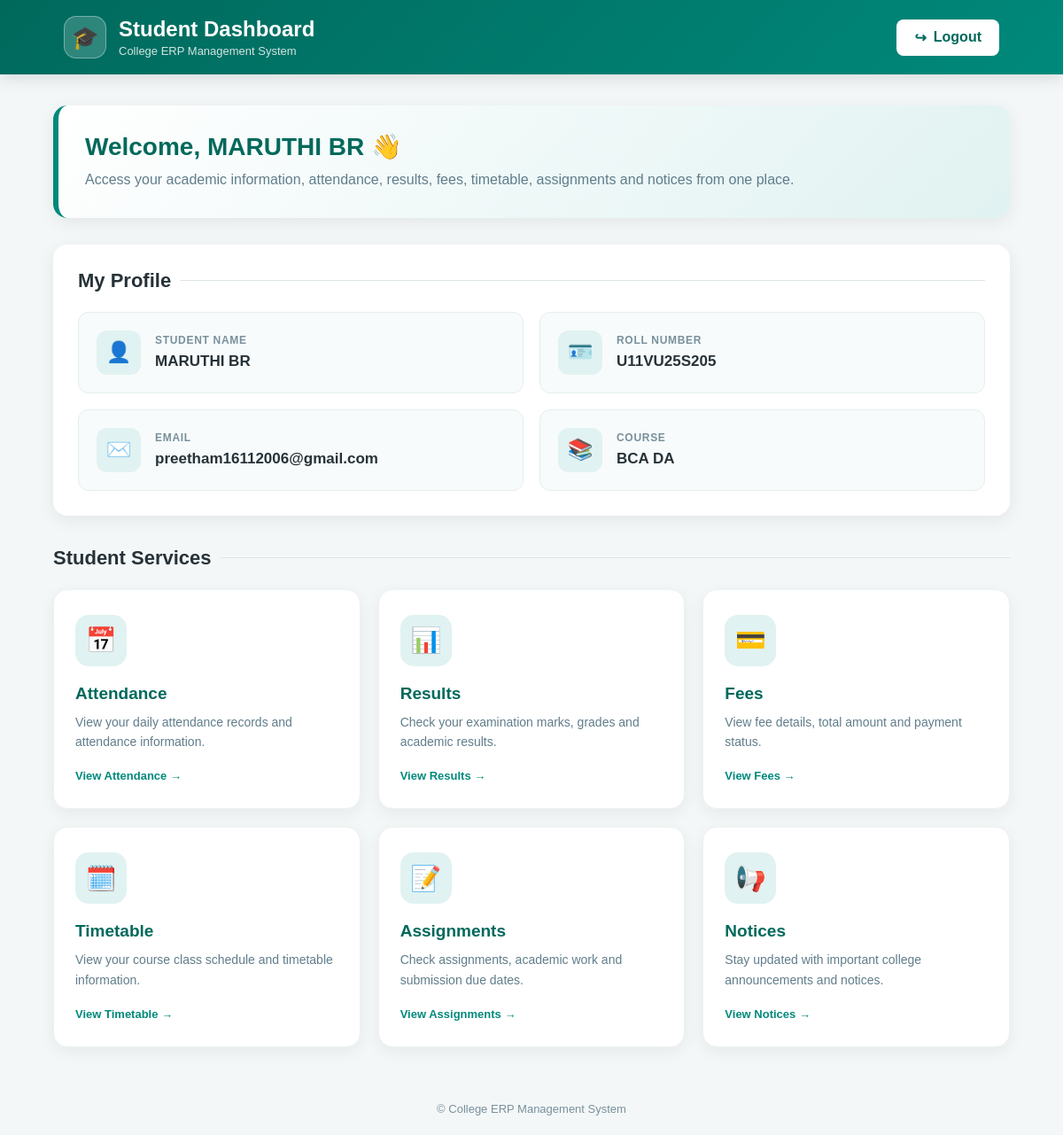
Page /student-dashboard/ (signed in) on the committed database.
### erp/models.py (models this page shows, shortened)
class Student(models.Model):
    user = models.OneToOneField(
        User,
        on_delete=models.CASCADE,
        null=True,
        blank=True,
        related_name="student_profile"
    )
    name = models.CharField(
        max_length=100
    )
    roll_number = models.CharField(
        max_length=20,
        unique=True
    )
    email = models.EmailField()
    course = models.CharField(
        max_length=100
    )

### erp/views.py (the view)
@login_required(
    login_url="student_login"
)
def student_dashboard(request):
    if not hasattr(
        request.user,
        "student_profile"
    ):
        logout(request)
        return redirect(
            "student_login"
        )
    student = (
        request.user.student_profile
    )
    context = {
        "student": student,
    }
    return render(
        request,
        "student_dashboard.html",
        context
    )

### erp/templates/student_dashboard.html (shortened to what this page needs)
<!DOCTYPE html>
<html lang="en">
<head>
</head>
<body>
    <header class="header">
        <div class="brand">
            <div class="brand-logo">
                🎓
            </div>
            <div class="brand-text">
                <h1>Student Dashboard</h1>
                <p>College ERP Management System</p>
            </div>
        </div>
        <a href="{% url 'student_logout' %}" class="logout-btn">
            <span>↪</span>
            <span class="logout-text">Logout</span>
        </a>
    </header>
    <main class="container">
        <section class="welcome-banner">
            <h2>Welcome, {{ student.name }} 👋</h2>
            <p>
                Access your academic information, attendance,
                results, fees, timetable, assignments and notices
                from one place.
            </p>
        </section>
        <section class="profile-section">
            <div class="section-title">
                <h2>My Profile</h2>
                <div class="section-line"></div>
            </div>
            <div class="profile-grid">
                <div class="profile-card">
                    <div class="profile-icon">👤</div>
                    <div class="profile-info">
                        <h4>STUDENT NAME</h4>
                        <p>{{ student.name }}</p>
                    </div>
                </div>
                <div class="profile-card">
                    <div class="profile-icon">🪪</div>
                    <div class="profile-info">
                        <h4>ROLL NUMBER</h4>
                        <p>{{ student.roll_number }}</p>
                    </div>
                </div>
                <div class="profile-card">
                    <div class="profile-icon">✉️</div>
                    <div class="profile-info">
                        <h4>EMAIL</h4>
                        <p>{{ student.email }}</p>
                    </div>
                </div>
                <div class="profile-card">
                    <div class="profile-icon">📚</div>
                    <div class="profile-info">
                        <h4>COURSE</h4>
                        <p>{{ student.course }}</p>
                    </div>
                </div>
            </div>
        </section>
        <section class="services-section">
            <div class="section-title">
                <h2>Student Services</h2>
                <div class="section-line"></div>
            </div>
            <div class="services-grid">
                <a href="{% url 'student_attendance' %}"
                   class="service-card">
                    <div class="service-icon">📅</div>
                    <h3>Attendance</h3>
                    <p>
                        View your daily attendance records
                        and attendance information.
                    </p>
                    <span class="service-link">
                        View Attendance →
                    </span>
                </a>
                <a href="{% url 'student_services' %}#results"
                   class="service-card">
                    <div class="service-icon">📊</div>
                    <h3>Results</h3>
                    <p>
                        Check your examination marks,
                        grades and academic results.
                    </p>
                    <span class="service-link">
                        View Results →
                    </span>
                </a>
                <a href="{% url 'student_services' %}#fees"
                   class="service-card">
                    <div class="service-icon">💳</div>
                    <h3>Fees</h3>
                    <p>
                        View fee details, total amount
                        and payment status.
                    </p>
                    <span class="service-link">
                        View Fees →
                    </span>
                </a>
                <a href="{% url 'student_services' %}#timetable"
                   class="service-card">
                    <div class="service-icon">🗓️</div>
                    <h3>Timetable</h3>
                    <p>
                        View your course class schedule
                        and timetable information.
                    </p>
                    <span class="service-link">
                        View Timetable →
                    </span>
                </a>
                <a href="{% url 'student_services' %}#assignments"
                   class="service-card">
                    <div class="service-icon">📝</div>
                    <h3>Assignments</h3>
                    <p>
                        Check assignments, academic work
                        and submission due dates.
                    </p>
                    <span class="service-link">
                        View Assignments →
                    </span>
                </a>
                <a href="{% url 'student_services' %}#notices"
                   class="service-card">
                    <div class="service-icon">📢</div>
                    <h3>Notices</h3>
                    <p>
                        Stay updated with important
                        college announcements and notices.
                    </p>
                    <span class="service-link">
                        View Notices →
                    </span>
                </a>
            </div>
        </section>
    </main>
    <footer class="footer">
        © College ERP Management System
    </footer>
</body>
</html>

### erp/templates/student_dashboard.html (style rules this page uses)
* { margin: 0; padding: 0; box-sizing: border-box; }
html { scroll-behavior: smooth; }
body { font-family: Arial, Helvetica, sans-serif; background: #f4f7f8; color: #263238; min-height: 100vh; }
.header { background: linear-gradient(135deg, #00695c, #00897b); color: white; padding: 18px 6%; display: flex; justify-content: space-between; align-items: center; box-shadow: 0 4px 18px rgba(0, 0, 0, 0.12); }
.brand { display: flex; align-items: center; gap: 14px; }
.brand-logo { width: 48px; height: 48px; background: rgba(255, 255, 255, 0.18); border: 1px solid rgba(255, 255, 255, 0.35); border-radius: 14px; display: flex; justify-content: center; align-items: center; font-size: 25px; }
.brand-text h1 { font-size: 24px; margin-bottom: 3px; }
.brand-text p { font-size: 13px; color: rgba(255, 255, 255, 0.82); }
.logout-btn { display: inline-flex; align-items: center; gap: 8px; background: white; color: #00695c; padding: 11px 20px; text-decoration: none; border-radius: 8px; font-weight: bold; transition: 0.3s; }
.container { width: 90%; max-width: 1200px; margin: 35px auto; }
.welcome-banner { background: linear-gradient(135deg, #ffffff, #e0f2f1); padding: 30px; border-radius: 16px; margin-bottom: 30px; border-left: 6px solid #00897b; box-shadow: 0 5px 20px rgba(0, 0, 0, 0.07); }
.welcome-banner h2 { color: #00695c; font-size: 28px; margin-bottom: 8px; }
.welcome-banner p { color: #607d8b; line-height: 1.6; }
.section-title { display: flex; align-items: center; gap: 10px; margin-bottom: 22px; }
.section-title h2 { font-size: 22px; color: #263238; }
.section-line { flex: 1; height: 1px; background: #dce5e7; }
.profile-section { background: white; padding: 28px; border-radius: 16px; margin-bottom: 35px; box-shadow: 0 5px 20px rgba(0, 0, 0, 0.07); }
.profile-grid { display: grid; grid-template-columns: repeat(2, 1fr); gap: 18px; }
.profile-card { display: flex; align-items: center; gap: 16px; padding: 20px; background: #f8fbfb; border: 1px solid #e5eeee; border-radius: 12px; transition: 0.3s; }
.profile-icon { width: 50px; height: 50px; min-width: 50px; border-radius: 12px; background: #e0f2f1; display: flex; align-items: center; justify-content: center; font-size: 23px; }
.profile-info h4 { color: #78909c; font-size: 12px; letter-spacing: 0.7px; margin-bottom: 7px; }
.profile-info p { font-size: 17px; font-weight: bold; color: #263238; word-break: break-word; }
.services-section { margin-bottom: 40px; }
.services-grid { display: grid; grid-template-columns: repeat(3, 1fr); gap: 20px; }
.service-card { position: relative; display: block; overflow: hidden; background: white; padding: 28px 24px; border-radius: 16px; text-decoration: none; color: #263238; border: 1px solid #edf1f2; box-shadow: 0 5px 18px rgba(0, 0, 0, 0.06); transition: 0.3s; }
.service-card::before { content: ""; position: absolute; top: 0; left: 0; width: 100%; height: 4px; background: #00897b; transform: scaleX(0); transform-origin: left; transition: 0.3s; }
.service-icon { width: 58px; height: 58px; border-radius: 15px; background: #e0f2f1; display: flex; align-items: center; justify-content: center; font-size: 28px; margin-bottom: 20px; }
.service-card h3 { color: #00695c; font-size: 19px; margin-bottom: 10px; }
.service-card p { color: #607d8b; line-height: 1.6; font-size: 14px; margin-bottom: 18px; }
.service-link { color: #00897b; font-size: 13px; font-weight: bold; }
.footer { text-align: center; padding: 22px; color: #78909c; font-size: 13px; }

### rows in the picture
Student: name "MARUTHI BR", roll_number "U11VU25S205", email "preetham16112006@gmail.com", course "BCA DA"
